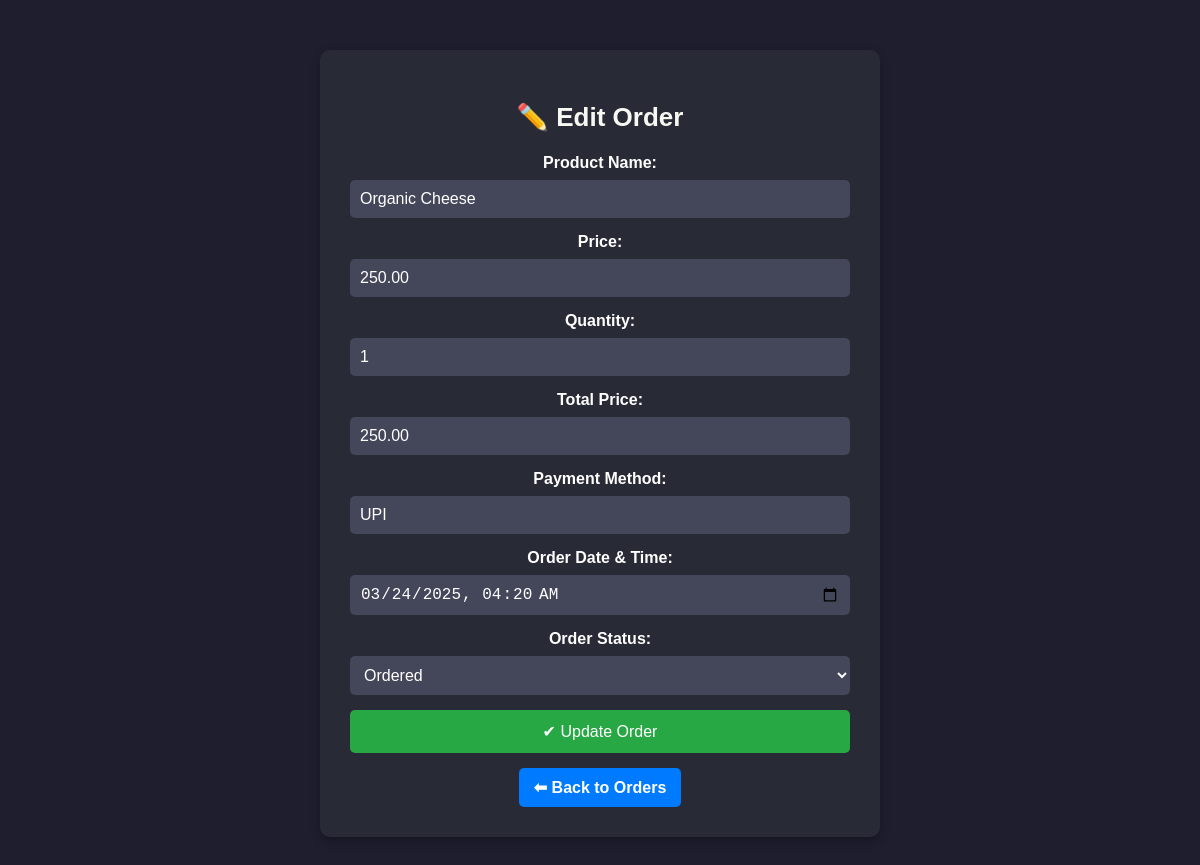
The page /admin/edit_order.php?id=40 on the database its author committed.
### tables this page shows
CREATE TABLE IF NOT EXISTS `orders` (
  `id` int NOT NULL AUTO_INCREMENT,
  `product_name` text NOT NULL,
  `price` decimal(10,2) NOT NULL,
  `quantity` int NOT NULL,
  `total_price` decimal(10,2) NOT NULL,
  `payment_method` varchar(50) NOT NULL,
  `order_date` timestamp NOT NULL DEFAULT CURRENT_TIMESTAMP,
  PRIMARY KEY (`id`)
);

### admin/edit_order.php (the view, shortened to what this page needs)
<?php
include('db1.php');
if (isset($_GET['id'])) {
    $order_id = $_GET['id'];
    $stmt = $conn->prepare("SELECT * FROM orders WHERE id = ?");
    $stmt->bind_param("i", $order_id);
    $stmt->execute();
    $result = $stmt->get_result();
    if ($result->num_rows > 0) {
        $order = $result->fetch_assoc();
    } else {
        $error_message = "Order not found.";
    }
} else {
    header('Location: manage_orders.php');
    exit();
}
?>
<!DOCTYPE html>
<html lang="en">
<head>
</head>
<body>
<div class="container">
    <h2>✏️ Edit Order</h2>
    <?php if (isset($order)): ?>
        <form action="edit_order.php?id=<?php echo $order['id']; ?>" method="POST">
            <label for="product_name">Product Name:</label>
            <input type="text" id="product_name" name="product_name" value="<?php echo htmlspecialchars($order['product_name']); ?>" required>
            <label for="price">Price:</label>
            <input type="number" id="price" name="price" step="0.01" value="<?php echo htmlspecialchars($order['price']); ?>" required>
            <label for="quantity">Quantity:</label>
            <input type="number" id="quantity" name="quantity" value="<?php echo htmlspecialchars($order['quantity']); ?>" required>
            <label for="total_price">Total Price:</label>
            <input type="number" id="total_price" name="total_price" step="0.01" value="<?php echo htmlspecialchars($order['total_price']); ?>" required>
            <label for="payment_method">Payment Method:</label>
            <input type="text" id="payment_method" name="payment_method" value="<?php echo htmlspecialchars($order['payment_method']); ?>" required>
            <label for="order_date">Order Date & Time:</label>
            <input type="datetime-local" id="order_date" name="order_date" value="<?php echo date('Y-m-d\TH:i', strtotime($order['order_date'])); ?>" required>
            <label for="status">Order Status:</label>
            <select id="status" name="status" required>
                <option value="Ordered" <?php if ($order['status'] == 'Ordered') echo 'selected'; ?>>Ordered</option>
            </select>
            <button type="submit">✔ Update Order</button>
        </form>
    <?php else: ?>
        <p>Order not found.</p>
    <?php endif; ?>
    <a href="manage_orders.php" class="back-button">⬅ Back to Orders</a>
</div>
</body>
</html>

### admin/edit_order.php (style rules this page uses)
body { font-family: Arial, sans-serif; background-color: #1e1e2f; color: white; text-align: center; }
.container { width: 90%; max-width: 500px; margin: 50px auto; background: #282a36; padding: 30px; border-radius: 10px; box-shadow: 0px 4px 10px rgba(0, 0, 0, 0.3); }
h2 { color: #f8f8f2; font-size: 26px; }
form { display: flex; flex-direction: column; }
label { margin-bottom: 8px; font-weight: bold; }
input, select { padding: 10px; margin-bottom: 15px; border: none; border-radius: 5px; background: #44475a; color: white; font-size: 16px; }
button { background: #28a745; color: white; padding: 12px; border: none; border-radius: 5px; cursor: pointer; font-size: 16px; }
.back-button { display: inline-block; padding: 10px 15px; background: #007BFF; color: white; text-decoration: none; border-radius: 5px; font-weight: bold; margin-top: 15px; }

### rows shown on the page
orders: product_name "Organic Cheese", price "250.00", quantity "1", total_price "250.00", payment_method "UPI", order_date "03/24/2025 04:20"
